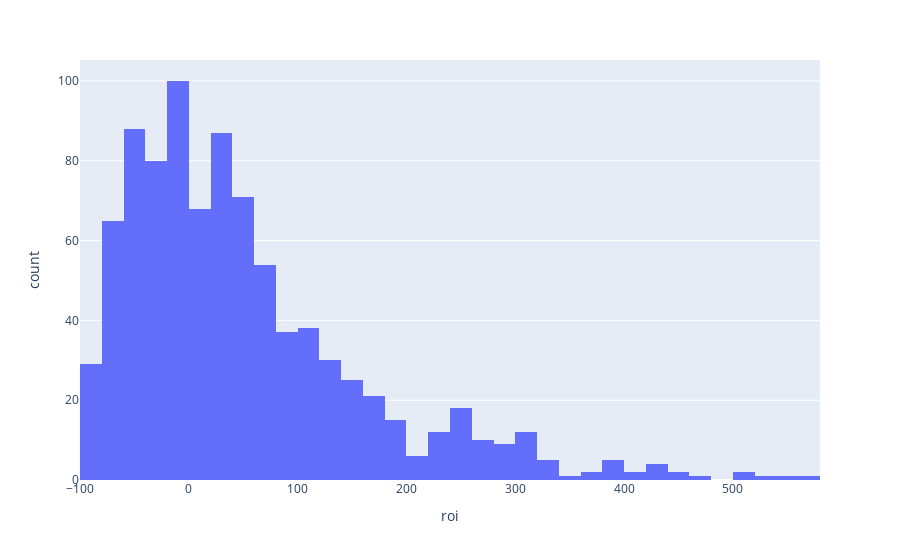

The cell this chart's notebook holds for it:
### Code cell
px.histogram(df, x='roi')
# verificando a distribuição do ROI através de um histograma

### Figure 1 — Plotly figure (JSON) as saved in the notebook; plotly's stock layout.template omitted (floating-point values rounded to 4 significant figures; data arrays with more than 128 entries replaced by an {"elided": "..."} marker saying what was removed)
{"data": [{"alignmentgroup": "True", "bingroup": "x", "hovertemplate": "roi=%{x}<br>count=%{y}<extra></extra>", "legendgroup": "", "marker": {"color": "#636efa", "pattern": {"shape": ""}}, "name": "", "offsetgroup": "", "orientation": "v", "showlegend": false, "type": "histogram", "x": {"elided": "902 float values"}, "xaxis": "x", "yaxis": "y"}], "layout": {"barmode": "relative", "legend": {"tracegroupgap": 0}, "margin": {"t": 60}, "xaxis": {"anchor": "y", "domain": [0, 1], "title": {"text": "roi"}}, "yaxis": {"anchor": "x", "domain": [0, 1], "title": {"text": "count"}}}}
